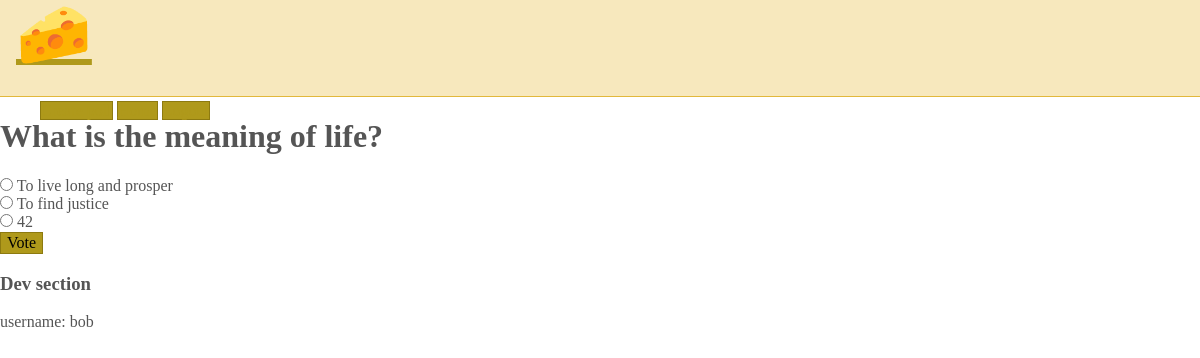
/2/ (signed in), run on the app's committed database.
### polls/models.py (models this page shows, shortened)
class Question(models.Model):
	question_text = models.CharField(max_length=200)
	pub_date = models.DateTimeField('date published')
	owner = models.ForeignKey(User, on_delete=models.CASCADE)
	def __str__(self) -> str:
		return self.question_text

class Choice(models.Model):
	question = models.ForeignKey(Question, on_delete=models.CASCADE)
	choice_text = models.CharField(max_length=200)
	votes = models.IntegerField(default=0)

### polls/views.py (the view)
# urls.py: path('<int:question_id>/', views.detail, name='detail'),
def detail(request, question_id):
	question = get_object_or_404(Question, pk=question_id)
	return render(request, 'polls/detail.html', {'question': question})

### polls/templates/polls/detail.html (shortened to what this page needs)
{% extends 'base.html' %}
{% block content %}
<form action="{% url 'polls:vote' question.id %}" method="GET">
    <h1>{{ question }}</h1>
    {% for choice in question.choice_set.all %}
    <input type="radio" id="{{ choice.id }}" value="{{ choice.id }}" name="choice" />
    <label class="label-inline" for="{{ choice.id }}">{{ choice.choice_text }}</label>
    <br />
    {% endfor %}
    <input type="submit" value="Vote" />
</form>
{% endblock %}

### polls/templates/base.html (shortened to what this page needs)
{% load static %}
<!DOCTYPE html>
<html lang="en">
<head>
    <link rel="stylesheet" href="https://cdnjs.cloudflare.com/ajax/libs/normalize/8.0.1/normalize.css" />
    <link rel="stylesheet" href="https://cdnjs.cloudflare.com/ajax/libs/milligram/1.4.1/milligram.css" />
    <link rel="stylesheet" type="text/css" href="{% static 'polls/style.css' %}" />
</head>
<body>
    <nav>
        <div class="container">
            <a class="logo" href="{% url 'polls:index' %}">🧀</a>
            <ul class="navigation-list float-right">
                <li><a class="button" href="{% url 'polls:create' %}">Create poll</a></li>
                <li><a class="button" href="{% url 'polls:index' %}">Home</a></li>
                {% if user.is_authenticated %}
                <li><a class="button" href="/logout">Logout</a></li>
                {% else %}
                <li><a class="button" href="/login">Login</a></li>
                {% endif %}
            </ul>
        </div>
    </nav>
    <div class="container">
        {% block content %}{% endblock %}
    </div>
    <div class="container">
        <h3>Dev section</h3>
        username: {{ user.username|default:'not logged in' }}
    </div>
</body>
</html>

### polls/static/polls/style.css (style rules this page uses)
body { color: #555; }
a { color: #af991b; }
nav { background-color: #f7e8bd; border-bottom: .1rem solid #e2b83b; height: 6rem; margin-bottom: 1rem; }
nav .logo { font-size: 3.8rem; padding-left: 1rem; }
nav .navigation-list { list-style-type: none; padding-top: 1rem; }
nav .navigation-list > li { display: inline; margin-top: 10px; }
.button, button, input[type="button"], input[type="reset"], input[type="submit"] { background-color: #af991b; border: 0.1rem solid #8d7a10; }
.label-inline { cursor: pointer; }

### data on the page
Question: question_text "What is the meaning of life?"
Choice: choice_text "To live long and prosper"
Choice: choice_text "To find justice"
Choice: choice_text "42"

### other printed values
{{ user.username|default:'not logged in' }} "bob"
